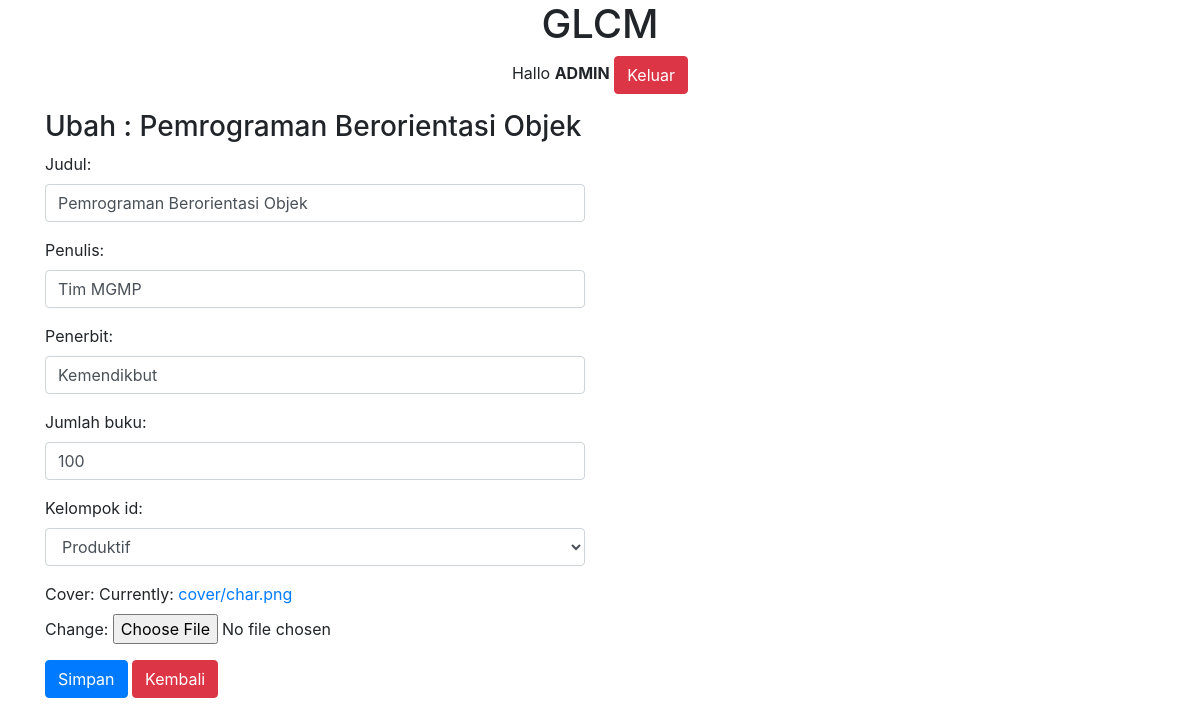
Page /buku/ubah/1 (signed in) on the committed database.
### glcm/models.py (models this page shows, shortened)
class Buku(models.Model):
    judul = models.CharField(max_length=100)
    penulis = models.CharField(max_length=100)
    penerbit = models.CharField(max_length=100)
    jumlah_buku = models.IntegerField(null=True)
    kelompok_id = models.ForeignKey(Kelompok, on_delete=models.CASCADE, null=True)
    cover = models.ImageField(upload_to='cover/', null=True)
    tanggal = models.DateField(auto_now_add=True, null=True)
    waktu = models.TimeField(auto_now_add=True, null=True)

### glcm/views.py (the view)
# urls.py: path('buku/ubah/<int:id_buku>', ubah_buku, name='ubah_buku'),
@login_required(login_url=settings.LOGIN_URL)
def ubah_buku(request, id_buku):
    buku = Buku.objects.get(id=id_buku)
    template = 'ubah-buku.html'
    if request.POST:
        form = FormBuku(request.POST, request.FILES, instance=buku)
        if form.is_valid():
            form.save()
            messages.success(request, "Data berhasil diubah!")
            return redirect('ubah_buku', id_buku=id_buku)
    else:
        form = FormBuku(instance=buku)
        konteks = {
            'form': form,
            'buku': buku,
        }
        return render(request, template, konteks)

### glcm/forms.py
class FormBuku(ModelForm):
    class Meta:
        model = Buku
        fields = '__all__'
        widgets = {
            'judul' : forms.TextInput({'class':'form-control', 'id':'inputjudul'}),
            'penulis' : forms.TextInput({'class':'form-control'}),
            'penerbit' : forms.TextInput({'class':'form-control'}),
            'jumlah_buku' : forms.NumberInput({'class':'form-control'}),
            'kelompok_id' : forms.Select({'class':'form-control'}),
        }

### glcm/models.py (called while the page is built)
    def __str__(self):
        return self.nama

### glcm/templates/ubah-buku.html (shortened to what this page needs)
{% extends 'base.html' %}
{% block content %}
<div class="container">
    <div class="row">
        <div class="col-md-6">
            <h3>Ubah : {{ buku.judul }}</h3>
            <form action="{% url 'ubah_buku' buku.id %}" method="post" enctype="multipart/form-data">
                {{ form.as_p }}
                <button class="btn btn-primary">Simpan</button>
                <a href="/buku" class="btn btn-danger">Kembali</a>
            </form>
        </div>
    </div>
</div>
{% endblock %}

### templates/judul.html
<center>
    <h1>GLCM</h1>
    {% if user.is_authenticated %}
    <p>Hallo <strong>{{ user | upper}}</strong> <a href="{% url 'logout' %}" class="btn btn-danger">Keluar</a></p>
    {% endif %}
</center>

### static/css/style.css (style rules this page uses)
body { background-color: rgb(236, 208, 208); }

### rows in the picture
Buku: judul "Pemrograman Berorientasi Objek", penulis "Tim MGMP", penerbit "Kemendikbut", jumlah_buku "100", kelompok_id "Produktif"

### other values in the picture
{{ user | upper }} "ADMIN"
